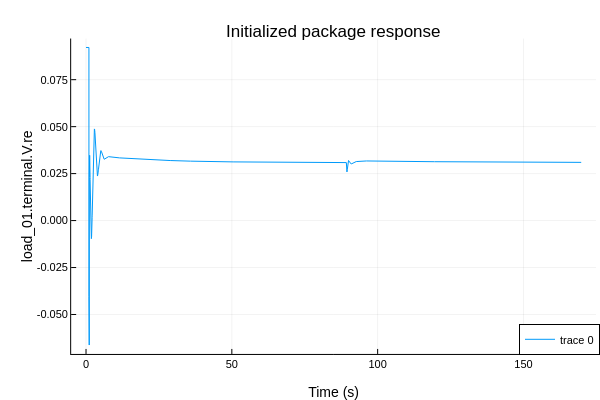

Write notebook code for a chart like this one.
### Code cell
# Cell 8: Plot the initialized package response

initialized_df = DataFrame(CSV.File(initialized_resultfile; select = ["time", PLOT_VARIABLE]))

plotlyjs()
p = plot(initialized_df[!, "time"], initialized_df[!, PLOT_VARIABLE], label = [PLOT_VARIABLE])
plot!(p, legend = :bottomright, titlefontsize = 12, labelfontsize = 10)
title!(p, "Initialized package response")
xlabel!(p, "Time (s)")
ylabel!(p, PLOT_VARIABLE)

### Figure 1 — Plotly figure (JSON) as saved in the notebook; plotly's stock layout.template omitted (floating-point values rounded to 4 significant figures; data arrays with more than 128 entries replaced by an {"elided": "..."} marker saying what was removed)
{"data": [{"colorbar": {"len": 0.8761, "title": "", "x": 0.9934, "y": 0.5104}, "legendgroup": ["load_01.terminal.V.re"], "line": {"color": "rgba(0, 154, 250, 1.000)", "dash": "solid", "shape": "linear", "width": 1}, "mode": "lines", "name": ["load_01.terminal.V.re"], "showlegend": true, "type": "scatter", "x": {"elided": "17138 float values"}, "xaxis": "x", "y": {"elided": "17138 float values"}, "yaxis": "y"}], "layout": {"annotations": [{"font": {"color": "rgba(0, 0, 0, 1.000)", "family": "sans-serif", "size": 17}, "rotation": 0, "showarrow": false, "text": "Initialized package response", "x": 0.556, "xanchor": "center", "xref": "paper", "y": 1, "yanchor": "top", "yref": "paper"}], "height": 400, "legend": {"bgcolor": "rgba(255, 255, 255, 1.000)", "bordercolor": "rgba(0, 0, 0, 1.000)", "borderwidth": 1, "font": {"color": "rgba(0, 0, 0, 1.000)", "family": "sans-serif", "size": 11}, "title": {"font": {"color": "rgba(0, 0, 0, 1.000)", "family": "sans-serif", "size": 15}, "text": ""}, "tracegroupgap": 0, "traceorder": "normal", "x": 1, "xanchor": "right", "y": 0.07, "yanchor": "bottom"}, "margin": {"b": 20, "l": 0, "r": 0, "t": 20}, "paper_bgcolor": "rgba(255, 255, 255, 1.000)", "plot_bgcolor": "rgba(255, 255, 255, 1.000)", "showlegend": true, "width": 600, "xaxis": {"anchor": "y", "domain": [0.1186, 0.9934], "gridcolor": "rgba(0, 0, 0, 0.100)", "gridwidth": 0.5, "linecolor": "rgba(0, 0, 0, 1.000)", "mirror": false, "range": [-5.094, 174.9], "showgrid": true, "showline": true, "showticklabels": true, "tickangle": 0, "tickcolor": "rgb(0, 0, 0)", "tickfont": {"color": "rgba(0, 0, 0, 1.000)", "family": "sans-serif", "size": 11}, "tickmode": "array", "ticks": "inside", "ticktext": ["0", "50", "100", "150"], "tickvals": [0, 50, 100, 150], "title": "Time (s)", "titlefont": {"color": "rgba(0, 0, 0, 1.000)", "family": "sans-serif", "size": 14}, "type": "-", "visible": true, "zeroline": false, "zerolinecolor": "rgba(0, 0, 0, 1.000)"}, "yaxis": {"anchor": "x", "domain": [0.07234, 0.9485], "gridcolor": "rgba(0, 0, 0, 0.100)", "gridwidth": 0.5, "linecolor": "rgba(0, 0, 0, 1.000)", "mirror": false, "range": [-0.07101, 0.0969], "showgrid": true, "showline": true, "showticklabels": true, "tickangle": 0, "tickcolor": "rgb(0, 0, 0)", "tickfont": {"color": "rgba(0, 0, 0, 1.000)", "family": "sans-serif", "size": 11}, "tickmode": "array", "ticks": "inside", "ticktext": ["-0.050", "-0.025", "0.000", "0.025", "0.050", "0.075"], "tickvals": [-0.05, -0.025, 0, 0.025, 0.05, 0.075], "title": "load_01.terminal.V.re", "titlefont": {"color": "rgba(0, 0, 0, 1.000)", "family": "sans-serif", "size": 14}, "type": "-", "visible": true, "zeroline": false, "zerolinecolor": "rgba(0, 0, 0, 1.000)"}}}
